Frame 1 (no input): blank canvas, image omitted
Frame 60 (the mouse pressed at the canvas centre just before this capture): blank canvas, image omitted
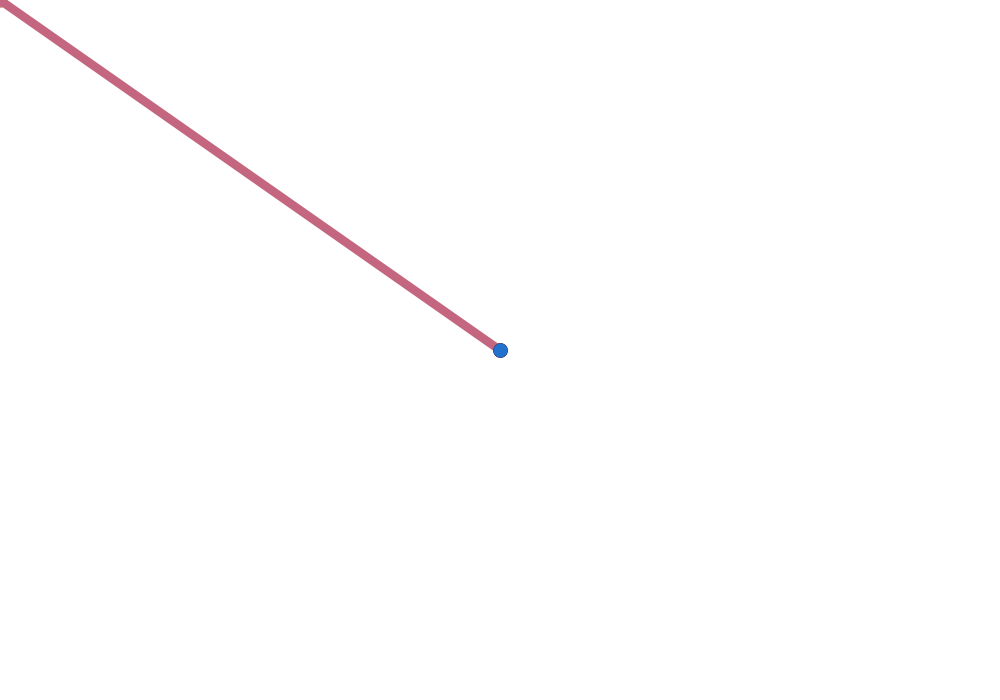
Frame 120 (the mouse held since frame 60 and released just before this capture)

The Processing sketch whose frames 1 and 60 were blank and that drew this single picture after the mouse press (run headless with seeded random() and noise(); from frame 60 on, the mouse is pressed at the canvas centre):

// Processing sketch: lineSketch
// ── lineSketch.pde
void setup() {
  size(1000, 700);
  background(255);
}

void draw() {
  noCursor();
  stroke(random(255), random(255), random(255));
  strokeWeight(random(15));
  
  //line(mouseX, mouseY, width/2, height/2);
  
  line(pmouseX, pmouseY, mouseX, mouseY);
  
}

void mousePressed(){
  background(255);
}
